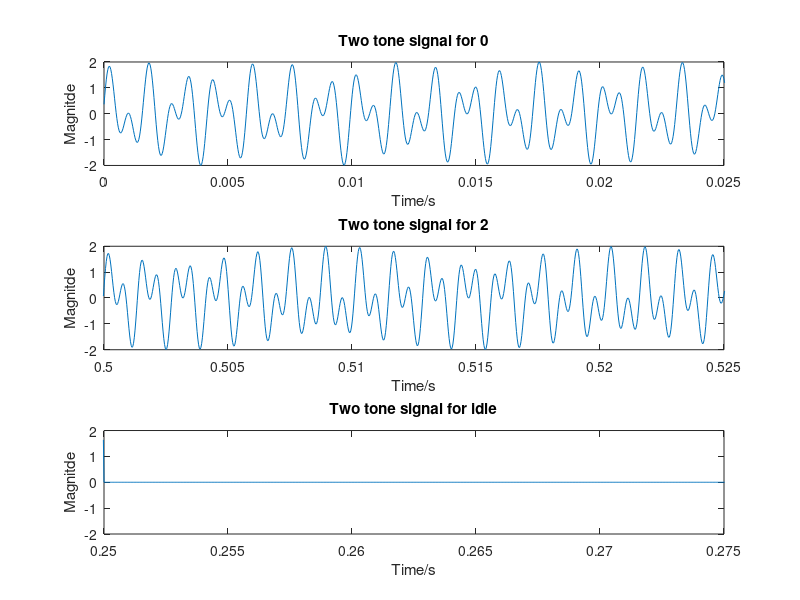

Reproduce this figure in MATLAB.
clear all;
close all;
ll_num=rand(11,1);
line_num=floor(ll_num*10);
Fs=32768;
f1_array=[697,770,852,941];
f2_array=[1209,1336,1477];

%fix first three digits
line_num(1,1)=0;
line_num(2,1)=2;
line_num(3,1)=0;

y=zeros(Fs*5.25,1);
%            temp=ceil(line_num(3,1)/3);
%           f1=f1_array(1,temp);
mod(3,2)       
for i=1:21
    if mod(i,2)==1
        for j=1:0.25*Fs
            temp1=floor(line_num((i+1)/2,1)/3);
            f1=f1_array(1,temp1+1);
            temp2=mod(line_num((i+1)/2,1),3);
            f2=f2_array(1,temp2+1);
            y((i-1)/4*Fs+j,1)=sin(2*pi*f1*j/Fs)+sin(2*pi*f2*j/Fs);
        end
    else
        for j=1:0.25*Fs
            y((i-1)/4*Fs+j,1)=0;
        end
    end
end
subplot(3,1,1);
x=(0:5.25/172032:5.25-5.25/172032);
plot(x,y);
axis([0 0.025 -2 2]);
title('Two tone signal for 0');
xlabel('Time/s');
ylabel('Magnitde');

subplot(3,1,2);
plot(x,y);
axis([0.5 0.525 -2 2]);
title('Two tone signal for 2');
xlabel('Time/s');
ylabel('Magnitde');

subplot(3,1,3);
plot(x,y);
axis([0.25 0.275 -2 2]);
title('Two tone signal for idle');
xlabel('Time/s');
ylabel('Magnitde');